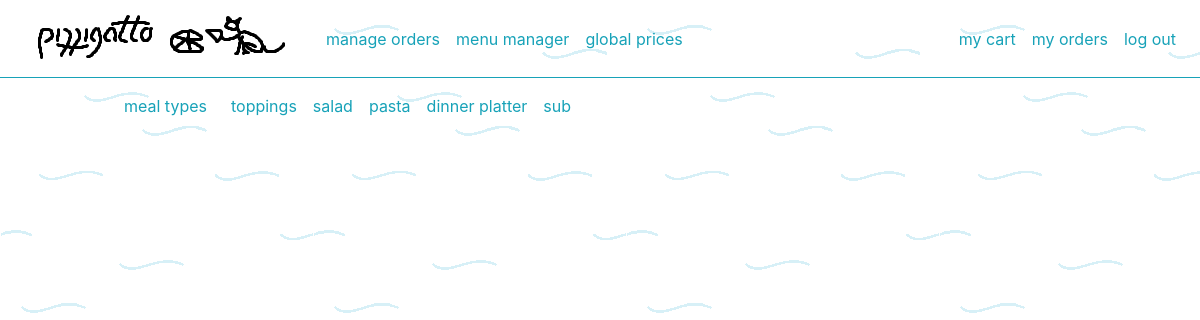
The app's page /manage_menu_items/ (signed in) with its own data.
### menu/models.py (models this page shows, shortened)
class MealType(models.Model):
  SIZE_VARIANTS = (
    ('single', 'single'),
    ('double', 'double')
  )
  name = models.CharField(max_length=50, blank=False, default='type name')
  size_variant = models.CharField(max_length=6, blank=False, choices=SIZE_VARIANTS, default='single')
  is_available = models.BooleanField(default=False)
  image = models.ImageField(default='default_item.png', blank=True, upload_to='media/' )
  class Meta:
    constraints = [
      models.UniqueConstraint(fields=['name'], name='constraint - unique meal type')
    ]

### menu/views.py (the view)
# urls.py: path('manage_menu_items/', views.manage_menu_items, name='manage_menu_items'),
@staff_member_required
def manage_menu_items(request): # to render the menu manager navbar
  meal_types = MealType.objects.all()
  context = {
    'types': meal_types
  }
  return render(request, 'menu/manage_menu_items.html', context)

### menu/templates/menu/manage_menu_items.html (shortened to what this page needs)
{% extends 'menu/menu_manager.html' %}
{% load static %}

### menu/templates/menu/menu_manager.html (shortened to what this page needs)
{% extends 'base_layout.html' %}
{% load static %}
{% block content %}
<nav class="navbar navbar-expand">
  <div class="" id="manager-navbar">
    <ul class="d-flex flex-wrap navbar-nav">
      <li class="navbar-item mr-2">
        <a href="{% url 'menu:manage_meal_types' %}"><p class="nav-link">meal types</p></a>
      </li>
      <li class="nav-item">
        <a class="nav-link" href="{% url 'menu:get_editable_toppings' 0 %}">
          toppings
        </a>
      </li>
      {% for type in types %}
      <li class="nav-item" id="type-{{ type.id }}-nav">
        <a class="nav-link" href="{% url 'menu:get_editable_menu_items' type_id=type.id err=0 %}">
          {{ type.name }}
        </a>
      </li>
      {% endfor %}
    </ul>
  </div>
</nav>
{% endblock %}

### static/styles.css (style rules this page uses)
body { background-image: url("/static/back.png"); width: 100%; min-width: 500px; }
p { margin-bottom: 0; }
a { color: #17a2b8; }

### records on screen
MealType: name "salad"
MealType: name "pasta"
MealType: name "dinner platter"
MealType: name "sub"
